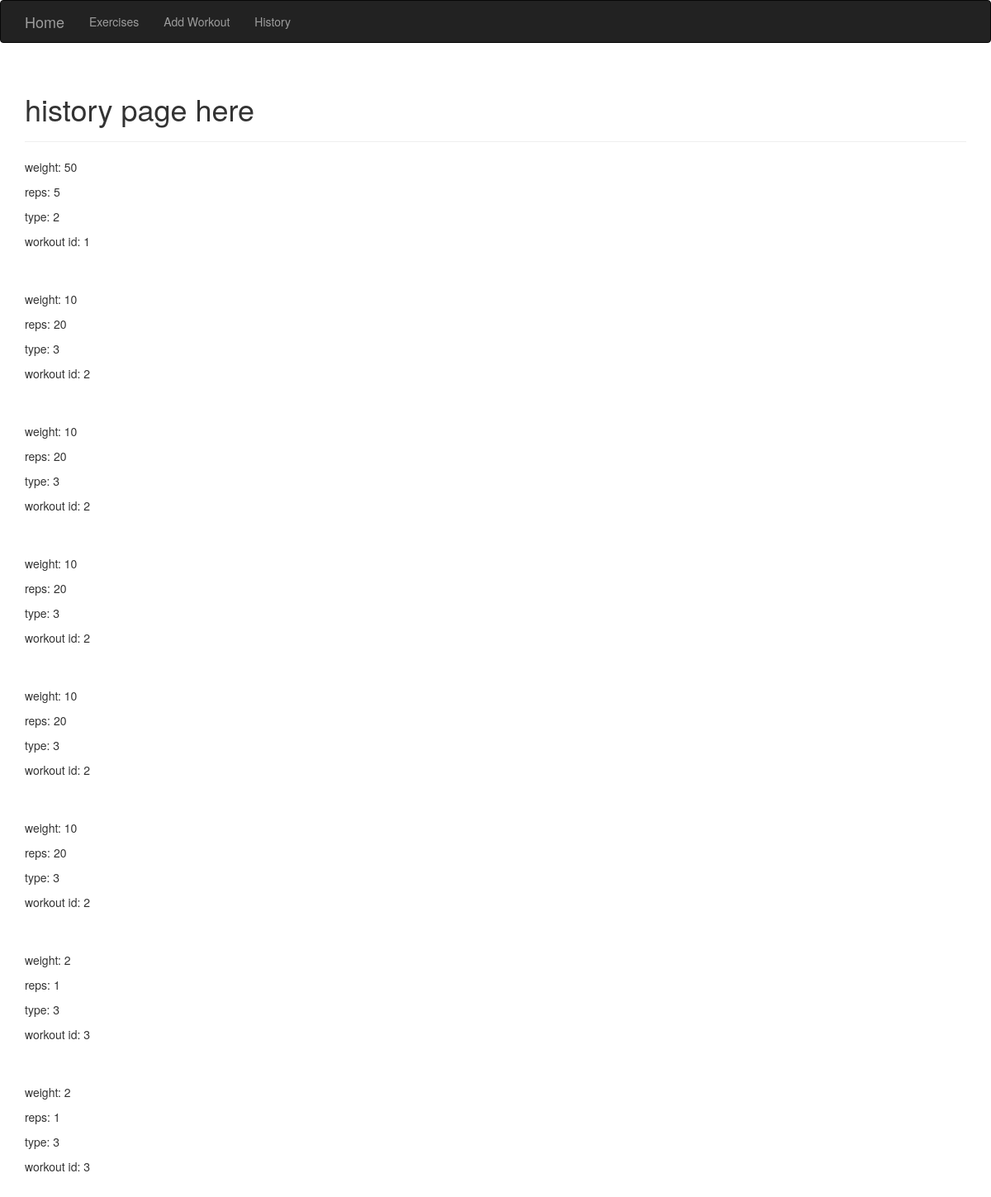
The app's page /history with its own data.
### app.py (models this page shows)
class Unit(db.Model):
	id = db.Column(db.Integer, primary_key=True, autoincrement=True, nullable=False)
	workout_id = db.Column(db.Integer, db.ForeignKey('workout.id'))
	type_id = db.Column(db.Integer, db.ForeignKey('type.id'))
	weight = db.Column(db.Integer)
	reps = db.Column(db.Integer)

### app.py (the view)
@app.route('/history')
def history():
	title = "History"
	units = Unit.query.all()
	return render_template("history.html", units=units)

### templates/history.html (shortened to what this page needs)
{% extends "base.html" %}
{% import "bootstrap/wtf.html" as wtf %}
{% block content %}
<div class="container">
	<div class="page-header">
	    <h1> history page here </h1>
	</div>
	<div class="page-content">
	    <p>
	        {% for unit in units %}
	            <p> weight: {{ unit.weight }} </p>
	            <p> reps: {{ unit.reps }} </p>
	            <p> type: {{ unit.type_id }} </p>
	            <p> workout id: {{ unit.workout_id }} </p>
	            <br>
	            <br>
	        {% endfor %}
	    </p>
</div>
</div>
{% endblock %}

### templates/base.html (shortened to what this page needs)
{% extends "bootstrap/base.html" %}
{% block head %}
{{ super() }}
{% endblock %}
{% block navbar %}
<div class="navbar navbar-inverse" role="navigation">
    <div class="container">
        <div class="navbar-header">
            <a class="navbar-brand" href="/">Home</a>
        </div>
        <div class="navbar-collapse collapse">
            <ul class="nav navbar-nav">
                <li><a href="{{url_for('exercises')}}">Exercises</a></li>
            </ul>
            <ul class="nav navbar-nav">
                <li><a href="{{url_for('addworkout')}}">Add Workout</a></li>
            </ul>
            <ul class="nav navbar-nav">
                <li><a href="{{url_for('history')}}">History</a></li>
            </ul>
        </div>
    </div>
</div>
{% endblock %}

### records on screen
Unit: weight "50", reps "5", type_id "2", workout_id "1"
Unit: weight "10", reps "20", type_id "3", workout_id "2"
Unit: weight "10", reps "20", type_id "3", workout_id "2"
Unit: weight "10", reps "20", type_id "3", workout_id "2"
Unit: weight "10", reps "20", type_id "3", workout_id "2"
Unit: weight "10", reps "20", type_id "3", workout_id "2"
Unit: weight "2", reps "1", type_id "3", workout_id "3"
Unit: weight "2", reps "1", type_id "3", workout_id "3"
